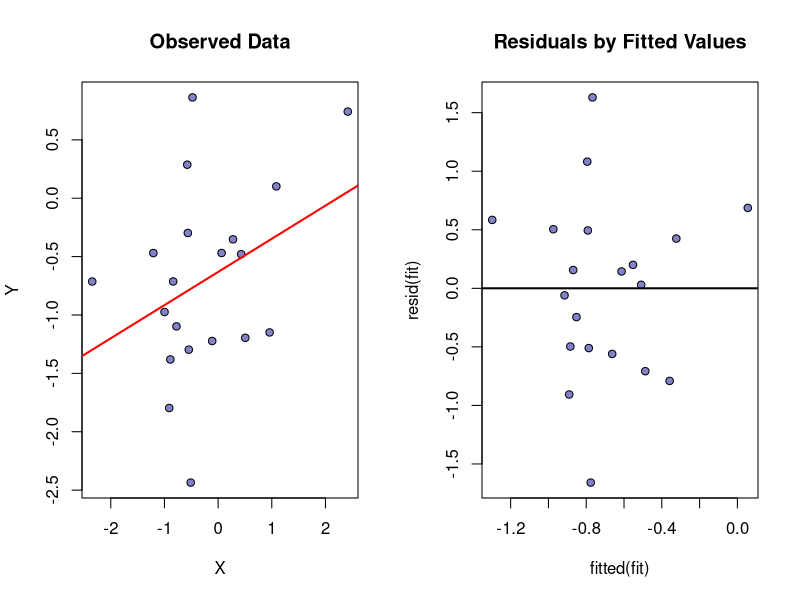
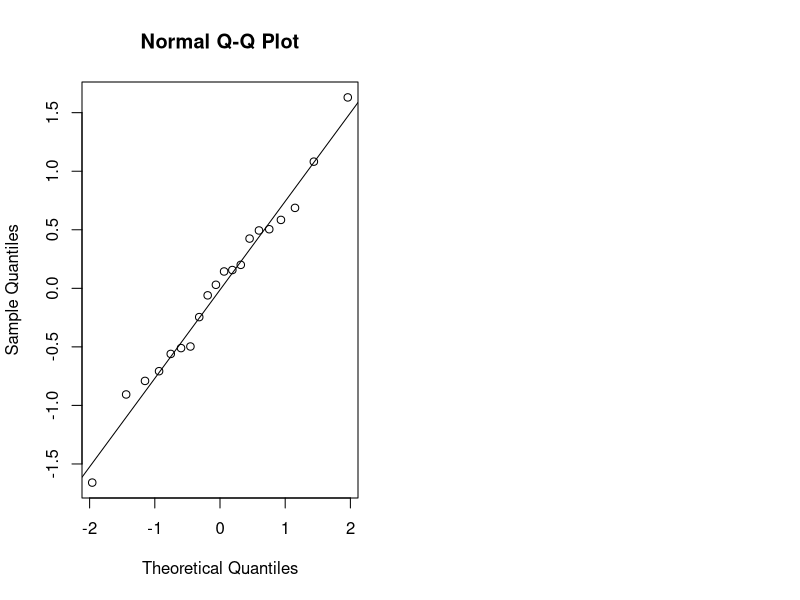
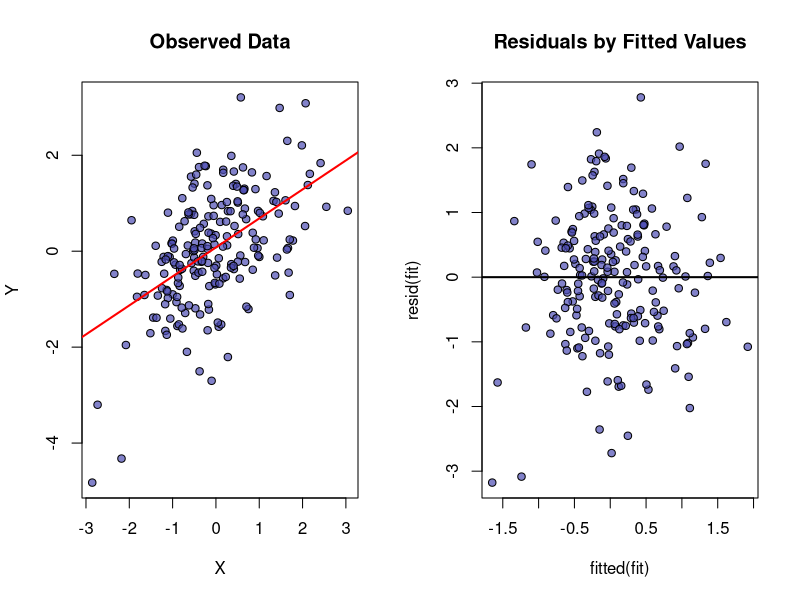
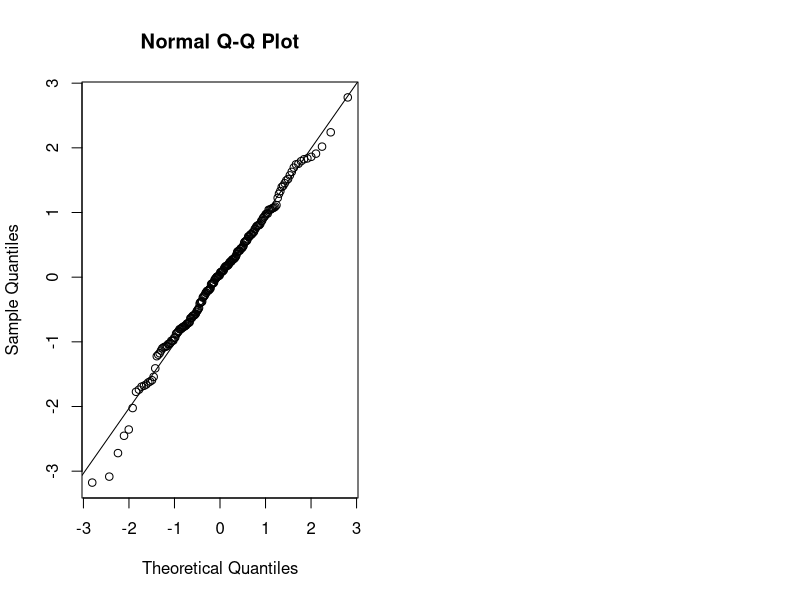
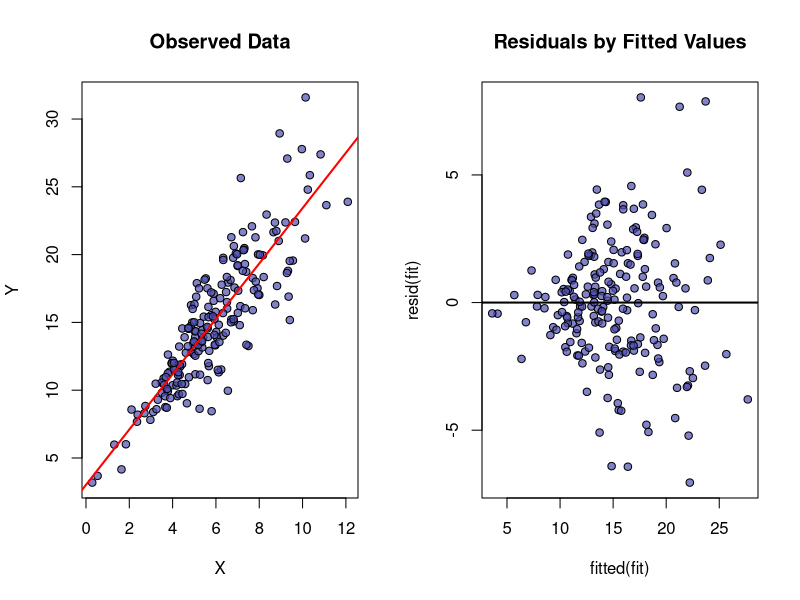
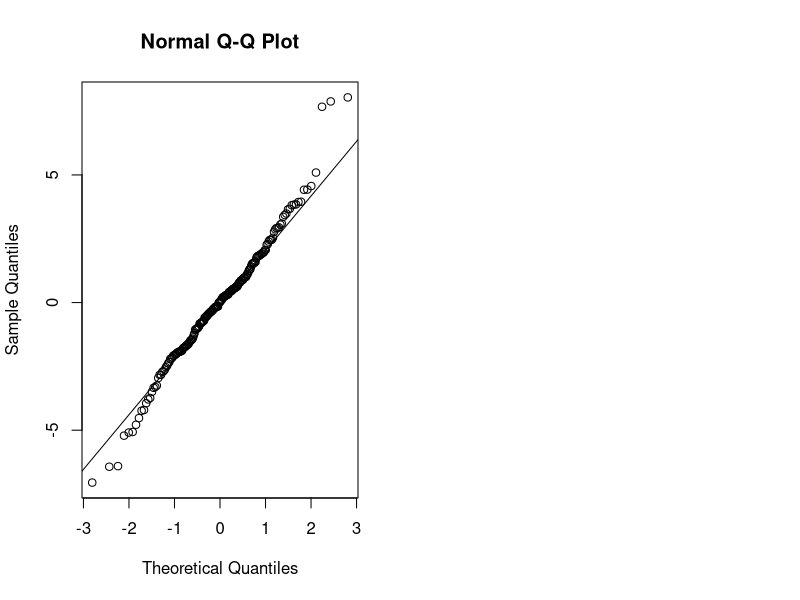
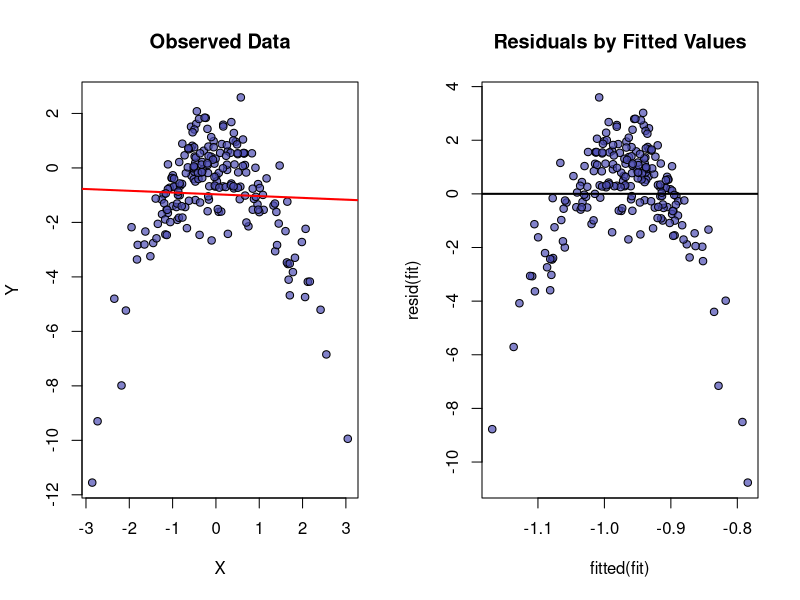
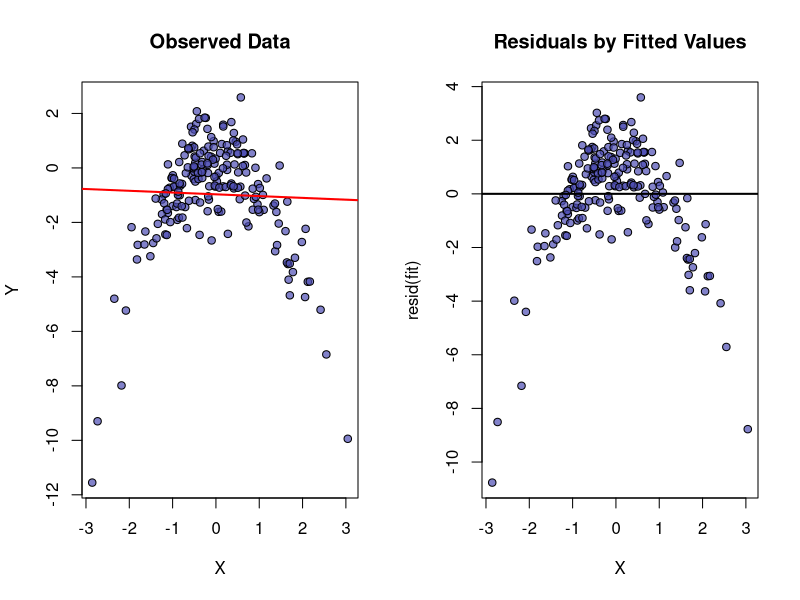

Write R code to recreate these figures, in order.
## ---- chunk 1
options(htmltools.dir.version = FALSE)
knitr::opts_chunk$set(echo = FALSE, fig.align="center", cache = TRUE)
## ---- chunk 2
## Scenario 1: Normal, independent, constant variance, 
set.seed(1234)
n <- 20
X <- rnorm(n, 0, 1)
beta_0 <- 0
beta_1 <- 0.5
sigma <- 1

eps <- rnorm(n, 0, sigma)
Y <- beta_0 + beta_1 * X + eps

fit <- lm(Y ~ X)

par(mfrow = c(1, 2))
plot(X, Y, main = "Observed Data", pch = 21, bg = rgb(0.3, 0.3, 0.7, 0.7))
abline(fit, col = "red", lwd = 2)
plot(fitted(fit), resid(fit), main = "Residuals by Fitted Values", pch = 21, bg = rgb(0.3, 0.3, 0.7, 0.7))
abline(h = 0, lwd = 2)
## ---- chunk 3
qqnorm(resid(fit))
qqline(resid(fit))
## ---- chunk 4
## Scenario 2: Larger n, Normal, independent, constant variance, 
set.seed(1234)
n <- 200
X <- rnorm(n, 0, 1)
beta_0 <- 0
beta_1 <- 0.5
sigma <- 1

eps <- rnorm(n, 0, sigma)
Y <- beta_0 + beta_1 * X + eps

fit <- lm(Y ~ X)

par(mfrow = c(1, 2))
plot(X, Y, main = "Observed Data", pch = 21, bg = rgb(0.3, 0.3, 0.7, 0.7))
abline(fit, col = "red", lwd = 2)
plot(fitted(fit), resid(fit), main = "Residuals by Fitted Values", pch = 21, bg = rgb(0.3, 0.3, 0.7, 0.7))
abline(h = 0, lwd = 2)
## ---- chunk 5
qqnorm(resid(fit))
qqline(resid(fit))
## ---- chunk 6
## Scenario 3: Normal, independent, non-constant variance, 
set.seed(1234)
n <- 200
X <- rnorm(n, 6, 2)
beta_0 <- 3
beta_1 <- 2
sigma <- abs(X * beta_1) / 5

eps <- rnorm(n, 0, sigma)
Y <- beta_0 + beta_1 * X + eps

fit <- lm(Y ~ X)

par(mfrow = c(1, 2))
plot(X, Y, main = "Observed Data", pch = 21, bg = rgb(0.3, 0.3, 0.7, 0.7))
abline(fit, col = "red", lwd = 2)
plot(fitted(fit), resid(fit), main = "Residuals by Fitted Values", pch = 21, bg = rgb(0.3, 0.3, 0.7, 0.7))
abline(h = 0, lwd = 2)
## ---- chunk 7
qqnorm(resid(fit))
qqline(resid(fit))
## ---- chunk 8
set.seed(1234)
n <- 200
X <- rnorm(n, 0, 1)
beta_0 <- 0
beta_1 <- -1
sigma <- 1

eps <- rnorm(n, 0, sigma)
Y <- beta_0 + beta_1 * X^2 + eps

fit <- lm(Y ~ X)

par(mfrow = c(1, 2))
plot(X, Y, main = "Observed Data", pch = 21, bg = rgb(0.3, 0.3, 0.7, 0.7))
abline(fit, col = "red", lwd = 2)
plot(fitted(fit), resid(fit), main = "Residuals by Fitted Values", pch = 21, bg = rgb(0.3, 0.3, 0.7, 0.7))
abline(h = 0, lwd = 2)
## ---- chunk 9
par(mfrow = c(1, 2))
plot(X, Y, main = "Observed Data", pch = 21, bg = rgb(0.3, 0.3, 0.7, 0.7))
abline(fit, col = "red", lwd = 2)
plot(X, resid(fit), main = "Residuals by Fitted Values", pch = 21, bg = rgb(0.3, 0.3, 0.7, 0.7))
abline(h = 0, lwd = 2)
## ---- chunk 10
## Scenario 3: Normal, independent, non-constant variance, 
set.seed(1234)
n <- 200
X <- rnorm(n, 2, 1)
beta_0 <- 1
beta_1 <- 0.5

Y <- rpois(n, exp(beta_0 + beta_1 * X))

fit <- lm(Y ~ X)

par(mfrow = c(1, 2))
plot(X, Y, main = "Observed Data", pch = 21, bg = rgb(0.3, 0.3, 0.7, 0.7))
abline(fit, col = "red", lwd = 2)
plot(fitted(fit), resid(fit), main = "Residuals by Fitted Values", pch = 21, bg = rgb(0.3, 0.3, 0.7, 0.7))
abline(h = 0, lwd = 2)
## ---- chunk 11
## Scenario 3: Normal, independent, non-constant variance, 
set.seed(1234)
n <- 200
X <- rnorm(n, 2, 1)
beta_0 <- 1
beta_1 <- 0.5

Y <- rpois(n, exp(beta_0 + beta_1 * X))

fit <- lm(sqrt(Y) ~ X)

par(mfrow = c(1, 2))
plot(X, sqrt(Y), main = "Observed Data", pch = 21, bg = rgb(0.3, 0.3, 0.7, 0.7))
abline(fit, col = "red", lwd = 2)
plot(fitted(fit), resid(fit), main = "Residuals by Fitted Values", pch = 21, bg = rgb(0.3, 0.3, 0.7, 0.7))
abline(h = 0, lwd = 2)
